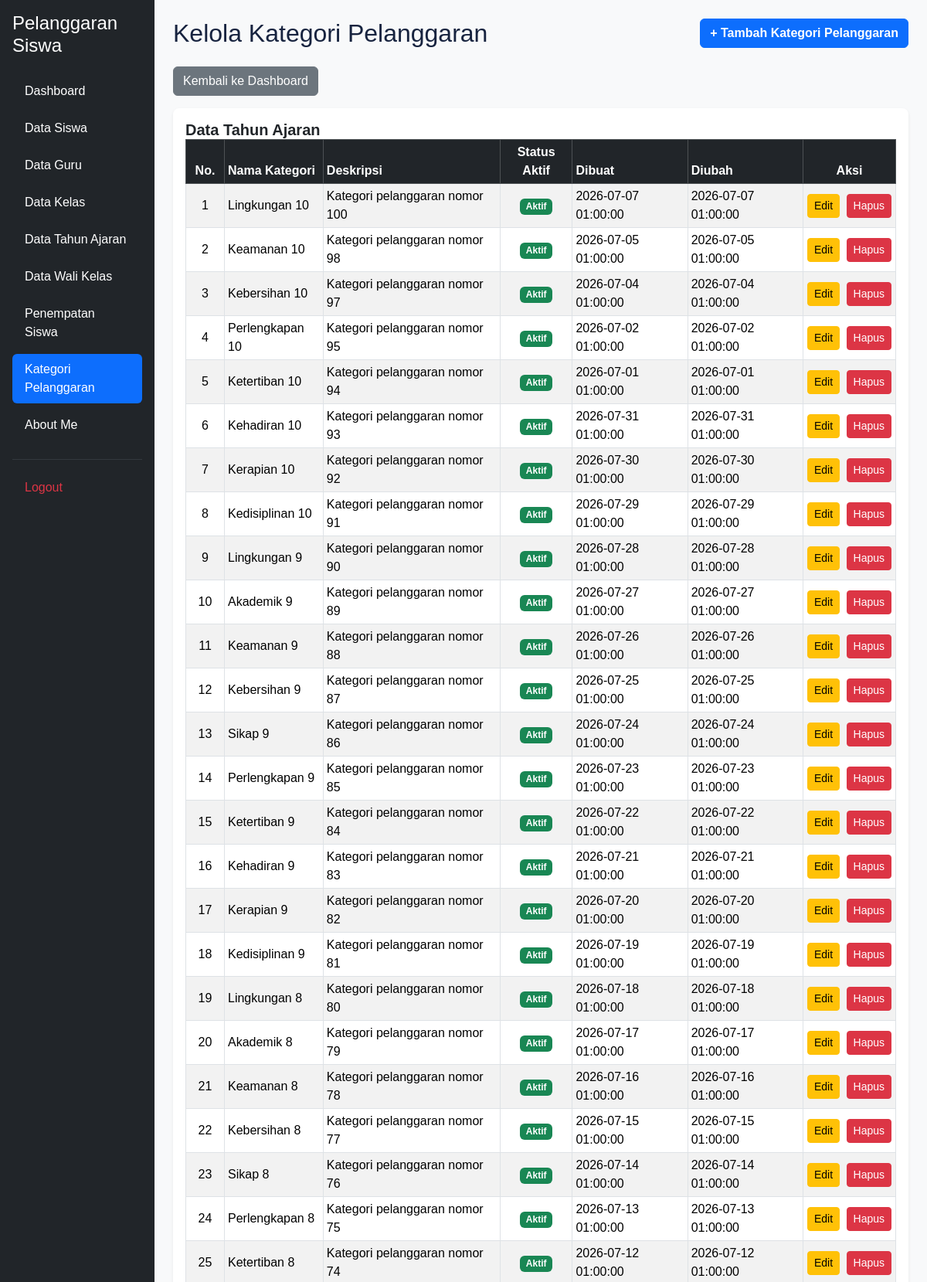
/kelola_pelanggaran_kategori.php (signed in, upper part), run on the app's committed database.
### tables this page shows
CREATE TABLE `t_pelanggaran_kategori` (
  `id` int(11) NOT NULL,
  `nama` varchar(100) DEFAULT NULL,
  `deskripsi` text NOT NULL,
  `status_aktif` tinyint(1) NOT NULL,
  `created_at` timestamp NOT NULL DEFAULT current_timestamp(),
  `updated_at` timestamp NOT NULL DEFAULT current_timestamp()
);

### kelola_pelanggaran_kategori.php (the view, shortened to what this page needs)
<?php
include 'config/koneksi.php';
$sql = "SELECT * FROM t_pelanggaran_kategori ORDER BY id DESC";
$hasil = mysqli_query($koneksi, $sql);
?>
<!DOCTYPE html>
<html lang="id">
<head>
    <link href="https://cdn.jsdelivr.net/npm/bootstrap@5.3.3/dist/css/bootstrap.min.css" rel="stylesheet">
    <link href="https://cdn.datatables.net/2.3.4/css/dataTables.bootstrap5.min.css" rel="stylesheet">
    <link rel="stylesheet" href="layout/style.css">
</head>
<body class="bg-light">
<div class="container-fluid">
    <div class="row">
        <?php include 'layout/sidebar.php'; ?>
        <main class="col-md-9 ms-sm-auto col-lg-10 p-4">
            <div class="d-flex justify-content-between align-items-center mb-4">
                <h1 class="h2 m-0">Kelola Kategori Pelanggaran</h1>
                <a href="tambah_pelanggaran_kategori.php" class="btn btn-primary fw-semibold">
                    + Tambah Kategori Pelanggaran
                </a>
            </div>
            <a href="dashboard.php" class="btn btn-secondary mb-3">
                Kembali ke Dashboard
            </a>
            <div class="card shadow-sm border-0 rounded-3">
                <div class="card-body">
                    <h5 class="card-title m-0 fw-bold">Data Tahun Ajaran</h5>
                    <div class="table-responsive">
                        <table id="tabelKategori" class="table table-sm table-striped table-bordered table-hover align-middle w-100">
                            <thead class="table-dark">
                                <tr>
                                    <th class="text-center" style="width: 50px;">No.</th>
                                    <th>Nama Kategori</th>
                                    <th>Deskripsi</th>
                                    <th class="text-center">Status Aktif</th>
                                    <th>Dibuat</th>
                                    <th>Diubah</th>
                                    <th class="text-center" style="width: 120px;">Aksi</th>
                                </tr>
                            </thead>
                            <tbody>
                                <?php
                                $no = 1;
                                while ($row = mysqli_fetch_assoc($hasil)) { ?>
                                <tr>
                                    <td class="text-center"><?= $no++ ?></td>
                                    <td>
                                        <?= htmlspecialchars($row['nama']) ?>
                                    </td>
                                    <td>
                                        <?= htmlspecialchars($row['deskripsi'] ?? '-') ?>
                                    </td>
                                    <td class="text-center">
                                        <?php if ($row['status_aktif'] == 1) { ?>
                                            <span class="badge bg-success">Aktif</span>
                                        <?php } else { ?>
                                            <span class="badge bg-danger">Tidak Aktif</span>
                                        <?php } ?>
                                    </td>
                                    <td>
                                        <?= htmlspecialchars($row['created_at']) ?>
                                    </td>
                                    <td>
                                        <?= htmlspecialchars($row['updated_at']) ?>
                                    </td>
                                    <td class="text-center text-nowrap">
                                        <a href="edit_pelanggaran_kategori.php?id=<?= urlencode($row['id']) ?>" class="btn btn-warning btn-sm me-1">
                                            Edit
                                        </a>
                                        <a href="hapus_pelanggaran_kategori.php?id=<?= urlencode($row['id']) ?>"
                                           class="btn btn-danger btn-sm"
                                           onclick="return confirm('Yakin ingin menghapus kategori pelanggaran ini?');">
                                            Hapus
                                        </a>
                                    </td>
                                </tr>
                                <?php } ?>
                            </tbody>
                        </table>
                    </div>
                </div>
            </div>
        </main>
    </div>
</div>
</body>
</html>

### layout/style.css (style rules this page uses)
:root { --primary: #3659d9; --navy: #17233f; --background: #f4f6fb; --text-muted: #778198; --border: #e8ecf4; }
* { box-sizing: border-box; }
body { margin: 0; font-family: 'Poppins', sans-serif; background: var(--background); color: var(--navy); }

### data on the page
t_pelanggaran_kategori: nama "Lingkungan 10", deskripsi "Kategori pelanggaran nomor 100", status_aktif "Aktif", created_at "2026-07-07 01:00:00", updated_at "2026-07-07 01:00:00"
t_pelanggaran_kategori: nama "Keamanan 10", deskripsi "Kategori pelanggaran nomor 98", status_aktif "Aktif", created_at "2026-07-05 01:00:00", updated_at "2026-07-05 01:00:00"
t_pelanggaran_kategori: nama "Kebersihan 10", deskripsi "Kategori pelanggaran nomor 97", status_aktif "Aktif", created_at "2026-07-04 01:00:00", updated_at "2026-07-04 01:00:00"
t_pelanggaran_kategori: nama "Perlengkapan 10", deskripsi "Kategori pelanggaran nomor 95", status_aktif "Aktif", created_at "2026-07-02 01:00:00", updated_at "2026-07-02 01:00:00"
t_pelanggaran_kategori: nama "Ketertiban 10", deskripsi "Kategori pelanggaran nomor 94", status_aktif "Aktif", created_at "2026-07-01 01:00:00", updated_at "2026-07-01 01:00:00"
t_pelanggaran_kategori: nama "Kehadiran 10", deskripsi "Kategori pelanggaran nomor 93", status_aktif "Aktif", created_at "2026-07-31 01:00:00", updated_at "2026-07-31 01:00:00"
t_pelanggaran_kategori: nama "Kerapian 10", deskripsi "Kategori pelanggaran nomor 92", status_aktif "Aktif", created_at "2026-07-30 01:00:00", updated_at "2026-07-30 01:00:00"
t_pelanggaran_kategori: nama "Kedisiplinan 10", deskripsi "Kategori pelanggaran nomor 91", status_aktif "Aktif", created_at "2026-07-29 01:00:00", updated_at "2026-07-29 01:00:00"
t_pelanggaran_kategori: nama "Lingkungan 9", deskripsi "Kategori pelanggaran nomor 90", status_aktif "Aktif", created_at "2026-07-28 01:00:00", updated_at "2026-07-28 01:00:00"
t_pelanggaran_kategori: nama "Akademik 9", deskripsi "Kategori pelanggaran nomor 89", status_aktif "Aktif", created_at "2026-07-27 01:00:00", updated_at "2026-07-27 01:00:00"
t_pelanggaran_kategori: nama "Keamanan 9", deskripsi "Kategori pelanggaran nomor 88", status_aktif "Aktif", created_at "2026-07-26 01:00:00", updated_at "2026-07-26 01:00:00"
t_pelanggaran_kategori: nama "Kebersihan 9", deskripsi "Kategori pelanggaran nomor 87", status_aktif "Aktif", created_at "2026-07-25 01:00:00", updated_at "2026-07-25 01:00:00"
t_pelanggaran_kategori: nama "Sikap 9", deskripsi "Kategori pelanggaran nomor 86", status_aktif "Aktif", created_at "2026-07-24 01:00:00", updated_at "2026-07-24 01:00:00"
t_pelanggaran_kategori: nama "Perlengkapan 9", deskripsi "Kategori pelanggaran nomor 85", status_aktif "Aktif", created_at "2026-07-23 01:00:00", updated_at "2026-07-23 01:00:00"
t_pelanggaran_kategori: nama "Ketertiban 9", deskripsi "Kategori pelanggaran nomor 84", status_aktif "Aktif", created_at "2026-07-22 01:00:00", updated_at "2026-07-22 01:00:00"
t_pelanggaran_kategori: nama "Kehadiran 9", deskripsi "Kategori pelanggaran nomor 83", status_aktif "Aktif", created_at "2026-07-21 01:00:00", updated_at "2026-07-21 01:00:00"
t_pelanggaran_kategori: nama "Kerapian 9", deskripsi "Kategori pelanggaran nomor 82", status_aktif "Aktif", created_at "2026-07-20 01:00:00", updated_at "2026-07-20 01:00:00"
t_pelanggaran_kategori: nama "Kedisiplinan 9", deskripsi "Kategori pelanggaran nomor 81", status_aktif "Aktif", created_at "2026-07-19 01:00:00", updated_at "2026-07-19 01:00:00"
t_pelanggaran_kategori: nama "Lingkungan 8", deskripsi "Kategori pelanggaran nomor 80", status_aktif "Aktif", created_at "2026-07-18 01:00:00", updated_at "2026-07-18 01:00:00"
t_pelanggaran_kategori: nama "Akademik 8", deskripsi "Kategori pelanggaran nomor 79", status_aktif "Aktif", created_at "2026-07-17 01:00:00", updated_at "2026-07-17 01:00:00"
t_pelanggaran_kategori: nama "Keamanan 8", deskripsi "Kategori pelanggaran nomor 78", status_aktif "Aktif", created_at "2026-07-16 01:00:00", updated_at "2026-07-16 01:00:00"
t_pelanggaran_kategori: nama "Kebersihan 8", deskripsi "Kategori pelanggaran nomor 77", status_aktif "Aktif", created_at "2026-07-15 01:00:00", updated_at "2026-07-15 01:00:00"
t_pelanggaran_kategori: nama "Sikap 8", deskripsi "Kategori pelanggaran nomor 76", status_aktif "Aktif", created_at "2026-07-14 01:00:00", updated_at "2026-07-14 01:00:00"
t_pelanggaran_kategori: nama "Perlengkapan 8", deskripsi "Kategori pelanggaran nomor 75", status_aktif "Aktif", created_at "2026-07-13 01:00:00", updated_at "2026-07-13 01:00:00"
t_pelanggaran_kategori: nama "Ketertiban 8", deskripsi "Kategori pelanggaran nomor 74", status_aktif "Aktif", created_at "2026-07-12 01:00:00", updated_at "2026-07-12 01:00:00"
